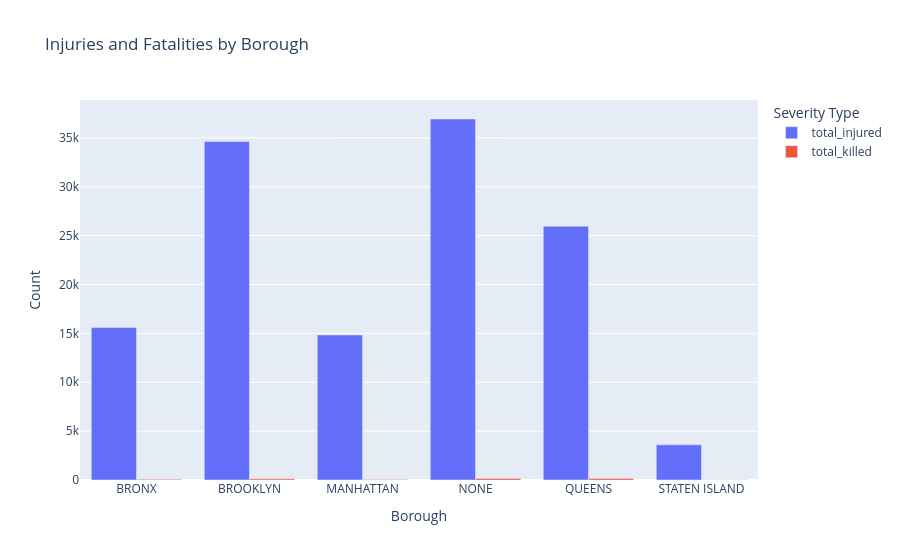

This figure's notebook cell:
### Markdown cell above
## 5. Injuries and fatalities by borough
Hypothesis: We expect Queens and Brooklyn to show the highest injury rates due to dense traffic and pedestrian activity, while Staten Island should have the lowest because of lower population density.

### Code cell
# RQ4: How do injury and fatality rates vary across NYC boroughs?

# Aggregate injuries and fatalities by borough
severity_by_borough = (
    df
    .groupby('borough', dropna=False)[['total_injured', 'total_killed']]
    .sum()
    .reset_index()
    .fillna({'borough': 'UNKNOWN'})
)

fig_severity_borough = px.bar(
    severity_by_borough,
    x='borough',
    y=['total_injured', 'total_killed'],
    barmode='group',
    title="Injuries and Fatalities by Borough",
    labels={'value': 'Count', 'borough': 'Borough', 'variable': 'Severity Type'}
)
fig_severity_borough.show()

### Figure 1 — Plotly figure (JSON) as saved in the notebook; plotly's stock layout.template omitted (floating-point values rounded to 4 significant figures)
{"data": [{"alignmentgroup": "True", "hovertemplate": "Severity Type=total_injured<br>Borough=%{x}<br>Count=%{y}<extra></extra>", "legendgroup": "total_injured", "marker": {"color": "#636efa", "pattern": {"shape": ""}}, "name": "total_injured", "offsetgroup": "total_injured", "orientation": "v", "showlegend": true, "textposition": "auto", "type": "bar", "x": ["BRONX", "BROOKLYN", "MANHATTAN", "NONE", "QUEENS", "STATEN ISLAND"], "xaxis": "x", "y": [15593, 34617, 14836, 36930, 25962, 3601], "yaxis": "y"}, {"alignmentgroup": "True", "hovertemplate": "Severity Type=total_killed<br>Borough=%{x}<br>Count=%{y}<extra></extra>", "legendgroup": "total_killed", "marker": {"color": "#EF553B", "pattern": {"shape": ""}}, "name": "total_killed", "offsetgroup": "total_killed", "orientation": "v", "showlegend": true, "textposition": "auto", "type": "bar", "x": ["BRONX", "BROOKLYN", "MANHATTAN", "NONE", "QUEENS", "STATEN ISLAND"], "xaxis": "x", "y": [71, 123, 61, 163, 158, 30], "yaxis": "y"}], "layout": {"barmode": "group", "legend": {"title": {"text": "Severity Type"}, "tracegroupgap": 0}, "title": {"text": "Injuries and Fatalities by Borough"}, "xaxis": {"anchor": "y", "domain": [0, 1], "title": {"text": "Borough"}}, "yaxis": {"anchor": "x", "domain": [0, 1], "title": {"text": "Count"}}}}
